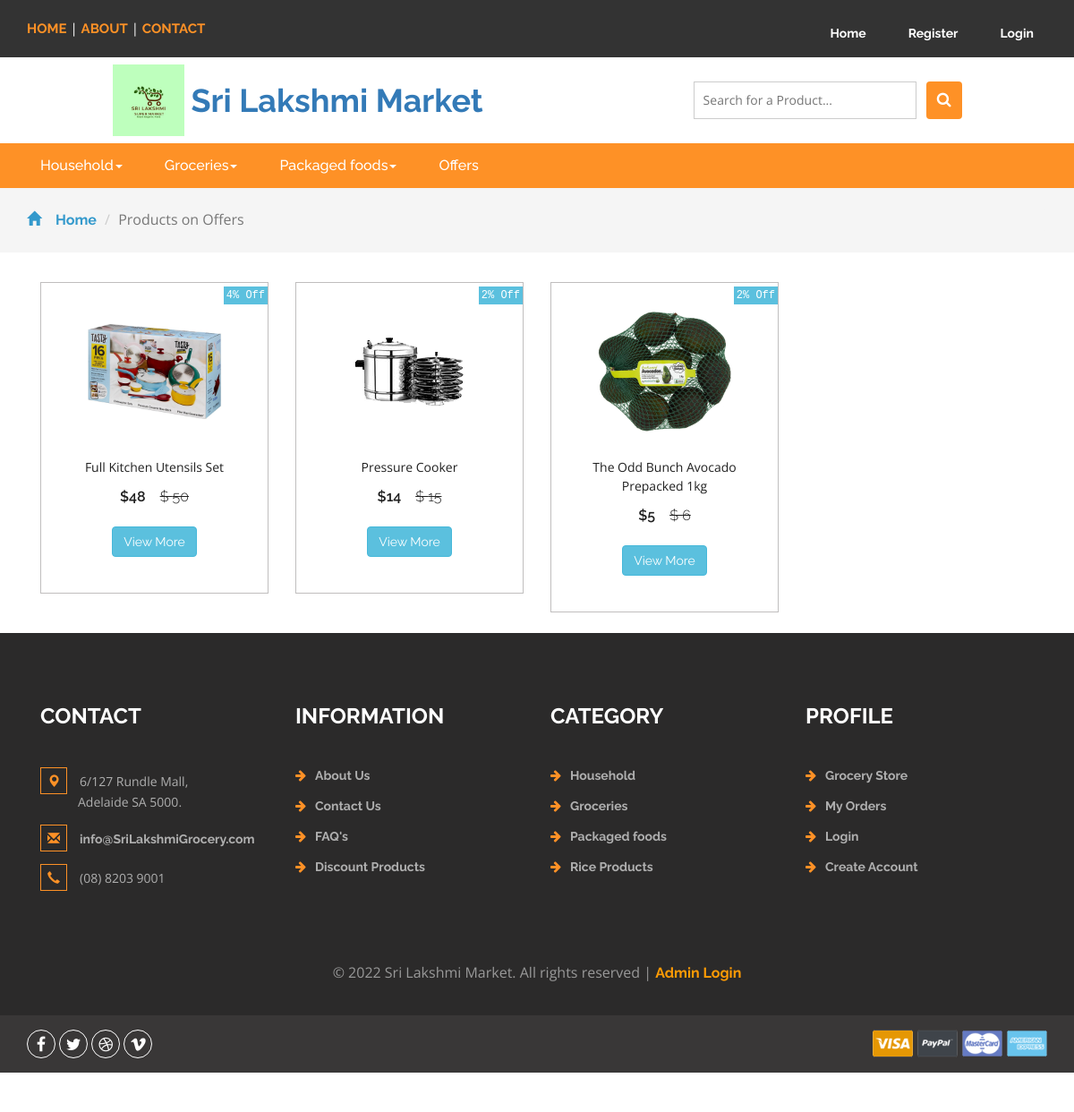
/offers.php, run on the app's committed database.
### tables this page shows
CREATE TABLE `category` (
  `catid` int(11) NOT NULL,
  `sub_catid` int(11) NOT NULL,
  `catgory_title` varchar(25) NOT NULL,
  `description` text NOT NULL,
  `status` varchar(10) NOT NULL
);

CREATE TABLE `product` (
  `prodid` int(10) NOT NULL,
  `catid` int(10) NOT NULL,
  `prodname` varchar(100) NOT NULL,
  `price` double(10,2) NOT NULL,
  `discount` float(10,2) NOT NULL,
  `unit` varchar(25) NOT NULL,
  `stockstatus` varchar(20) NOT NULL,
  `prodspecif` text NOT NULL,
  `images` text NOT NULL,
  `status` varchar(10) NOT NULL
);

### offers.php (the view, shortened to what this page needs)
<?php
include("header.php");
?>
	<div class="breadcrumbs">
		<div class="container">
			<ol class="breadcrumb breadcrumb1 animated wow slideInLeft" data-wow-delay=".5s">
				<li><a href="index.html"><span class="glyphicon glyphicon-home" aria-hidden="true"></span>Home</a></li>
				<li class="active">Products on  Offers</li>
			</ol>
		</div>
	</div>
	<div class="products" style="padding: 2em 0;">
		<div class="container">
			<div class="col-md-12 products-right">
				<div class="agile_top_brands_grids" style="margin-top: 1px;">
<?php
$i = 0;
$sqlproduct = "SELECT * FROM product LEFT JOIN category ON product.catid=category.catid where product.status='Active' AND product.discount > 0 ";
$qsqlproduct = mysqli_query($con,$sqlproduct);
while($rsproduct = mysqli_fetch_array($qsqlproduct))
{
	$arrimg = unserialize($rsproduct['images']);
	if($arrimg[0] == "")
	{
		$imgname = "images/default_product_image.png";
	}
	else if(file_exists("imgupload/" . $arrimg[0]))
	{
		$imgname = "imgupload/" . $arrimg[0];
	}
	else
	{
		$imgname = "images/default_product_image.png";
	}
if($i == 0)
{
?>
<div class="row">
<?php
}
?>
	<div class="col-md-3 top_brand_left">
		<div class="hover14 column">
			<div class="agile_top_brand_left_grid">
				<div class="agile_top_brand_left_grid_pos">
<?php
if($rsproduct['discount'] != 0)
{
?>
<span class="btn-info" style="font-size: 12px;padding: 3px;font-family: monospace;"><?php echo intval($rsproduct['discount']); ?>% Off</span>
<?php
}
?>
				</div>
				<div class="agile_top_brand_left_grid1">
					<figure>
						<div class="snipcart-item block">
							<div class="snipcart-thumb">
								<a href="productdetail.php?prodid=<?php echo $rsproduct['prodid']; ?>"><img src="<?php echo $imgname; ?>" style="width: 150px;height: 150px;"></a>
								<p><?php echo $rsproduct['prodname']; ?></p>
								<h4>$<?php
								if($rsproduct['discount'] == 0)
								{
									echo intval($rsproduct['price']);
								}
								else
								{
									echo intval($rsproduct['price'] - ($rsproduct['price']*$rsproduct['discount']/100));
									echo "<span>$ " . intval($rsproduct['price']) . "</span>";
								}
								?></h4>
							</div>
							<div class="snipcart-details top_brand_home_details">
								<form action="#" method="post">
									<fieldset>
										<?php
										if($rsproduct['stockstatus'] == "Out Of Stock")
										{
										?>
										<input type="button" name="submit" value="Out Of Stock" class="btn btn-danger">
										<?php
										}
										else
										{
										?>
										<a href="productdetail.php?prodid=<?php echo $rsproduct['prodid']; ?>" class="btn btn-info">View More</a>
										<?php
										}
										?>
									</fieldset>
								</form>
							</div>
						</div>
					</figure>
				</div>
			</div>
		</div>
	</div>
<?php
	if($i == 3)
	{
		$i=0;
	}
	else
	{
		$i = $i + 1;
	}
	?>
	<?php
}
?>
						<div class="clearfix"> </div>
<br>
				</div>
			</div>
		</div>
	</div>
<?php
include("footer.php");
?>

### header.php (shortened to what this page needs)
<?php
include("dbconnection.php");
?>
<!DOCTYPE html>
<html>
<head>
<link href="css/bootstrap.css" rel="stylesheet" type="text/css" media="all" />
<link href="css/style.css" rel="stylesheet" type="text/css" media="all" />
<link href="css/font-awesome.css" rel="stylesheet">
<link href="css/jquery.dataTables.min.css" rel="stylesheet">
</head>
<body>
	<div class="agileits_header">
		<div class="container">
			<div class="w3l_offers">
				<p>
					<a href="index.php">HOME</a>
					|
					<a href="about.php">ABOUT</a>
					|
					<a href="contact.php">CONTACT</a>
				</p>
			</div>
			<div class="agile-login" style="padding: 0px 0;float: right;">
							<div class="collapse navbar-collapse" id="bs-megadropdown-tabs">
<ul class="nav navbar-nav" style="float: right;">
<?php
if(isset($_SESSION['staffid']))
{
?>
	<li class="active" style="padding: 0em 0em;"><a href="dashboard.php" class="act"  style="padding-bottom: 0px;">Dashboard</a></li>
	<li class="dropdown" style="padding: 0em 0em;">
		<a href="#" class="dropdown-toggle" data-toggle="dropdown" style="padding-bottom: 0px;" >Entry<b class="caret"></b></a>
		<ul class="dropdown-menu multi-column columns-3">
			<div class="row">
				<div class="multi-gd-img">
					<ul class="multi-column-dropdown">
						<h6>Product Entry</h6>
						<li><a href="product.php">Add Product</a></li>
						<li><a href="viewproduct.php">View Product</a></li>
						<li><a href="category.php">Add Category</a></li>
						<li><a href="viewcategory.php">View Category</a></li>
					</ul>
				</div>
			</div>
		</ul>
	</li>
	<li class="dropdown" style="padding: 0em 0em;">
		<a href="#" class="dropdown-toggle" data-toggle="dropdown" style="padding-bottom: 0px;" >Stock Entry<b class="caret"></b></a>
		<ul class="dropdown-menu multi-column columns-3">
			<div class="row">
				<div class="multi-gd-img">
					<ul class="multi-column-dropdown">
						<h6>Stock Entry</h6>
						<li><a href="stockentry.php">Add Stock Entry</a></li>
						<li><a href="viewstockentry.php">View Stock Entry</a></li>
						<li><a href="stockreport.php">Stock Report</a></li>
						<li><a href="seller.php">Add Seller</a></li>
						<li><a href="viewseller.php">View Seller</a></li>
					</ul>
				</div>
			</div>
		</ul>
	</li>
	<li class="dropdown" style="padding: 0em 0em;">
		<a href="#" class="dropdown-toggle" data-toggle="dropdown" style="padding-bottom: 0px;" >Report<b class="caret"></b></a>
		<ul class="dropdown-menu multi-column columns-3">
			<div class="row">
				<div class="multi-gd-img">
	<ul class="multi-column-dropdown">
		<h6>Report Menu</h6>
		<li><a href="orderreport.php">Billing Report</a></li>
		<li><a href="viewcustomer.php">Customer A/c Report</a></li>
	</ul>
				</div>
			</div>
		</ul>
	</li>
	<li class="dropdown" style="padding: 0em 0em;">
		<a href="#" class="dropdown-toggle" data-toggle="dropdown" style="padding-bottom: 0px;" >My A/c<b class="caret"></b></a>
		<ul class="dropdown-menu multi-column columns-3">
			<div class="row">
				<div class="multi-gd-img">
	<ul class="multi-column-dropdown">
		<h6>Staff Account</h6>
		<li><a href="staffprofile.php">My Profile</a></li>
		<li><a href="staffchangepassword.php">Change Password</a></li>
		<li><a href="staff.php">Add Staff</a></li>
		<li><a href="viewstaff.php">View Staff</a></li>
		<li><a href="logout.php">Logout</a></li>
	</ul>
				</div>
			</div>
		</ul>
	</li>
	<li style="padding: 0em 0em;"><a href="logout.php" style="padding-bottom: 0px;">Logout</a></li>
<?php
}
else
{
?>
	<li class="active" style="padding: 0em 0em;"><a href="index.php" class="act"  style="padding-bottom: 0px;">Home</a></li>
	<li style="padding: 0em 0em;"><a href="register.php" style="padding-bottom: 0px;">Register</a></li>
	<li style="padding: 0em 0em;"><a href="login.php" style="padding-bottom: 0px;">Login</a></li>
<?php
}
?>
</ul>
							</div>
			</div>
			<div class="clearfix"> </div>
		</div>
	</div>
    <div style="display: flex; justify-content: space-around; align-items: center; margin: 0.5rem;" class="head-bar">
	<div style="display: flex; align-items: inherit;"><a href="index.php"></a><img src="images/7.jpeg" style="width:5rem;height:5rem; margin-right: 0.5rem;"><h1><a href="index.php">Sri Lakshmi Market</a></h1></div>
	<div class="w3l_search">
	<form action="./search.php" method="get">
		<input oninput="search(this.value)" type="search" name="q" placeholder="Search for a Product..." required="">
		<button type="submit" class="btn btn-default search" aria-label="Left Align">
			<i class="fa fa-search" aria-hidden="true"> </i>
		</button>
	</form>
</div>
</div>
	<div class="navigation-agileits">
		<div class="container">
			<nav class="navbar navbar-default">
							<div class="collapse navbar-collapse" id="bs-megadropdown-tabs">
								<ul class="nav navbar-nav">
<?php
$sqlmaincategory = "SELECT * FROM category where status='Active' AND sub_catid='0'";
$qsqlmaincategory = mysqli_query($con,$sqlmaincategory);
while($rsmaincategory = mysqli_fetch_array($qsqlmaincategory))
{
	$sqlsubcategory = "SELECT * FROM category  where status='Active' AND sub_catid='$rsmaincategory[catid]'";
	$qsqlsubcategory = mysqli_query($con,$sqlsubcategory);
?>
<li class="dropdown">
	<a href="#" class="dropdown-toggle" data-toggle="dropdown"><?php echo $rsmaincategory['catgory_title']; ?><b class="caret"></b></a>
	<?php
		while($rssubcategory = mysqli_fetch_array($qsqlsubcategory))
		{
		?>
		<li><a href="groceries.php?catid=<?php echo $rssubcategory['sub_catid']; ?>&subcatid=<?php echo $rssubcategory['catid']; ?>"><?php echo $rssubcategory['catgory_title']; ?></a></li>
		<?php
		}
	?>
</li>
<?php
}
?>
									<li><a href="offers.php">Offers</a></li>
								</ul>
							</div>
							</nav>
			</div>
		</div>

### footer.php (shortened to what this page needs)
<div class="footer">
		<div class="container">
			<div class="w3_footer_grids">
				<div class="col-md-3 w3_footer_grid">
					<h3>Contact</h3>
					<ul class="address">
						<li><i class="glyphicon glyphicon-map-marker" aria-hidden="true"></i>6/127 Rundle Mall,<span>Adelaide SA 5000.</span></li>
						<li><i class="glyphicon glyphicon-envelope" aria-hidden="true"></i><a href="mailto:contact@studentprojects.live">info@SriLakshmiGrocery.com</a></li>
						<li><i class="glyphicon glyphicon-earphone" aria-hidden="true"></i>(08) 8203 9001</li>
					</ul>
				</div>
				<div class="col-md-3 w3_footer_grid">
					<h3>Information</h3>
					<ul class="info">
						<li><i class="fa fa-arrow-right" aria-hidden="true"></i><a href="about.php">About Us</a></li>
						<li><i class="fa fa-arrow-right" aria-hidden="true"></i><a href="contact.php">Contact Us</a></li>
						<li><i class="fa fa-arrow-right" aria-hidden="true"></i><a href="faq.php">FAQ's</a></li>
						<li><i class="fa fa-arrow-right" aria-hidden="true"></i><a href="offers.php">Discount Products</a></li>
					</ul>
				</div>
				<div class="col-md-3 w3_footer_grid">
					<h3>Category</h3>
					<ul class="info">
<?php
$sqlcategory = "SELECT a.*,b.catgory_title as maincat FROM category as a LEFT JOIN category  as b ON b.catid=a.sub_catid limit 4";
$qsqlcategory= mysqli_query($con,$sqlcategory);
while($rscategory= mysqli_fetch_array($qsqlcategory))
{
?>
<li><i class="fa fa-arrow-right" aria-hidden="true"></i><a href="groceries.php?catid=<?php echo $rssubcategory[0]; ?>"><?php echo $rscategory['catgory_title']; ?></a></li>
<?php
}
?>
					</ul>
				</div>
				<div class="col-md-3 w3_footer_grid">
					<h3>Profile</h3>
					<ul class="info">
						<li><i class="fa fa-arrow-right" aria-hidden="true"></i><a href="groceries.php">Grocery Store</a></li>
						<li><i class="fa fa-arrow-right" aria-hidden="true"></i><a href="orderreport.php">My Orders</a></li>
						<li><i class="fa fa-arrow-right" aria-hidden="true"></i><a href="login.php">Login</a></li>
						<li><i class="fa fa-arrow-right" aria-hidden="true"></i><a href="registered.php">Create Account</a></li>
					</ul>
				</div>
				<div class="clearfix"> </div>
			</div>
		</div>
		<div class="footer-copy">
			<div class="container">
				<p>© <?php echo date('Y'); ?> Sri Lakshmi Market. All rights reserved
				<?php
				if(!isset($_SESSION['custid']))
				{
					if(!isset($_SESSION['staffid']))
					{
				?>
					| <a href="adminlogin.php">Admin Login</a>
				<?php
					}
				}
				?>
					</p>
			</div>
		</div>
	</div>
	<div class="footer-botm">
			<div class="container">
				<div class="w3layouts-foot">
					<ul>
						<li><a href="#" class="w3_agile_facebook"><i class="fa fa-facebook" aria-hidden="true"></i></a></li>
						<li><a href="#" class="agile_twitter"><i class="fa fa-twitter" aria-hidden="true"></i></a></li>
						<li><a href="#" class="w3_agile_dribble"><i class="fa fa-dribbble" aria-hidden="true"></i></a></li>
						<li><a href="#" class="w3_agile_vimeo"><i class="fa fa-vimeo" aria-hidden="true"></i></a></li>
					</ul>
				</div>
				<div class="payment-w3ls">
					<img src="images/card.png" alt=" " class="img-responsive">
				</div>
				<div class="clearfix"> </div>
			</div>
		</div>
<link href="css/skdslider.css" rel="stylesheet">
      <div class="modal-body"><div class="row"><?php
$sqlcity = "SELECT * FROM city WHERE status='Active'";
$qsqlcity= mysqli_query($con,$sqlcity);
while($rscity= mysqli_fetch_array($qsqlcity))
{
?>
<div class="col-md-3 w3layouts-brand">
</div>
<?php
}
?></div></div>
    </div>
</body>
</html>

### data on the page
category: catgory_title "Household"
category: catgory_title "Groceries"
category: catgory_title "Packaged foods"
product: discount "4", shows a picture, prodname "Full Kitchen Utensils Set", $rsproduct['price'] - ($rsproduct['price']*$rsproduct['discount']/100) "48", price "50"
product: discount "2", shows a picture, prodname "Pressure Cooker", $rsproduct['price'] - ($rsproduct['price']*$rsproduct['discount']/100) "14", price "15"
product: discount "2", shows a picture, prodname "The Odd Bunch Avocado Prepacked 1kg", $rsproduct['price'] - ($rsproduct['price']*$rsproduct['discount']/100) "5", price "6"
category: catgory_title "Rice Products"
